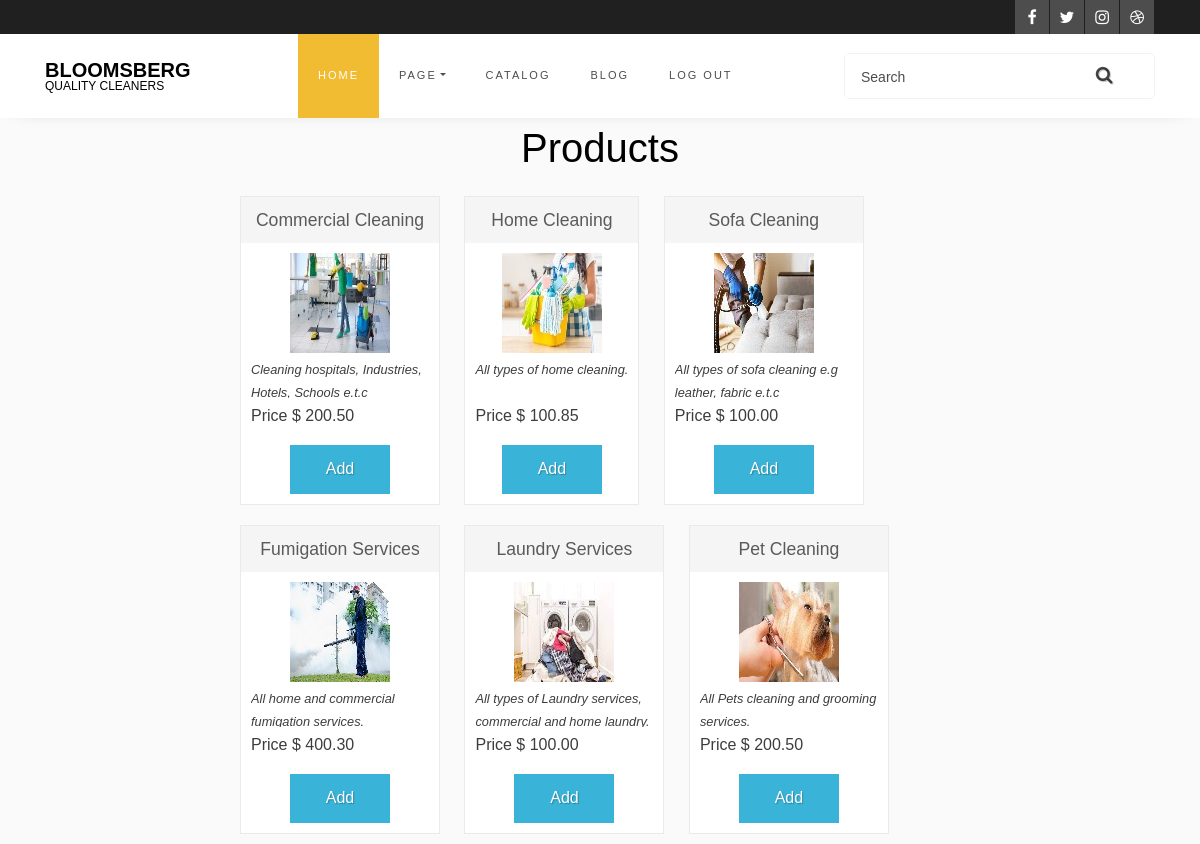
The app's page /site/index.php (signed in) with its own data.
### tables this page shows
CREATE TABLE `products` (
  `id` int(11) NOT NULL,
  `product_code` varchar(60) NOT NULL,
  `product_name` varchar(60) NOT NULL,
  `product_desc` tinytext NOT NULL,
  `product_img_name` varchar(60) NOT NULL,
  `price` decimal(10,2) NOT NULL
);

### site/config.php (called while the page is built, shortened)
<?php
$currency = '&#x24; ';
?>

### site/index.php (the view, shortened to what this page needs)
<?php
include_once("config.php");
$current_url = urlencode($url="http://".$_SERVER['HTTP_HOST'].$_SERVER['REQUEST_URI']);
?>
<!DOCTYPE html>
<html>
<head>
<link href="style/style.css" rel="stylesheet" type="text/css">
</head>
<body>
<?php
	include("header.php");
?>
<h1 align="center">Products </h1>
<?php
$results = $mysqli->query("SELECT product_code, product_name, product_desc, product_img_name, price FROM products ORDER BY id ASC");
if($results){
$products_item = '<ul class="products">';
while($obj = $results->fetch_object())
{
$products_item .= <<<EOT
	<li class="product">
	<form method="post" action="cart_update.php">
	<div class="product-content"><h3>{$obj->product_name}</h3>
	<div class="product-thumb"><img src="images/{$obj->product_img_name}"></div>
	<div class="product-desc">{$obj->product_desc}</div>
	<div class="product-info">
	Price {$currency}{$obj->price}
	<fieldset>
	<label>
		<span></span>
		<input type="hidden" size="2" maxlength="2" name="product_qty" value="1" />
	</label>
	</fieldset>
	<input type="hidden" name="product_code" value="{$obj->product_code}" />
	<input type="hidden" name="type" value="add"/>
	<input type="hidden" name="return_url" value="{$current_url}" />
	<div align="center"> <button type="submit" class="add_to_cart">Add</button></div>
	</div></div>
	</form>
	</li>
EOT;
}
$products_item .= '</ul>';
echo $products_item;
}
?>
</body>
</html>

### site/header.php (shortened to what this page needs)
<!doctype html>
<html lang="en">
  <head>
	<link rel="stylesheet" href="https://stackpath.bootstrapcdn.com/font-awesome/4.7.0/css/font-awesome.min.css">
	<link rel="stylesheet" href="css/style.css">
	</head>
	<body>
	<section class="futco-section">
		<div class="wrap">
			<div class="container">
				<div class="row justify-content-between">
						<div class="col d-flex justify-content-end">
							<div class="social-media">
				    		<p class="mb-0 d-flex">
				    			<a href="#" class="d-flex align-items-center justify-content-center"><span class="fa fa-facebook"><i class="sr-only">Facebook</i></span></a>
				    			<a href="#" class="d-flex align-items-center justify-content-center"><span class="fa fa-twitter"><i class="sr-only">Twitter</i></span></a>
				    			<a href="#" class="d-flex align-items-center justify-content-center"><span class="fa fa-instagram"><i class="sr-only">Instagram</i></span></a>
				    			<a href="#" class="d-flex align-items-center justify-content-center"><span class="fa fa-dribbble"><i class="sr-only">Dribbble</i></span></a>
				    		</p>
			        </div>
						</div>
				</div>
			</div>
		</div>
		<nav class="navbar navbar-expand-lg navbar-dark ftco_navbar bg-dark ftco-navbar-light" id="ftco-navbar">
	    <div class="container">
	    	<a class="navbar-brand" href="index.html">Bloomsberg <span>Quality Cleaners</span></a>
	    	<form action="#" class="searchform order-sm-start order-lg-last">
          <div class="form-group d-flex">
            <input type="text" class="form-control pl-3" placeholder="Search">
            <button type="submit" placeholder="" class="form-control search"><span class="fa fa-search"></span></button>
          </div>
        </form>
	      <div class="collapse navbar-collapse" id="ftco-nav">
	        <ul class="navbar-nav m-auto">
	        	<li class="nav-item active"><a href="#" class="nav-link">Home</a></li>
	        	<li class="nav-item dropdown">
              <a class="nav-link dropdown-toggle" href="#" id="dropdown04" data-toggle="dropdown" aria-haspopup="true" aria-expanded="false">Page</a>
            </li>
	        	<li class="nav-item"><a href="#" class="nav-link">Catalog</a></li>
	        	<li class="nav-item"><a href="#" class="nav-link">Blog</a></li>
	          <li class="nav-item"><a href="../logout.php" class="nav-link">Log Out</a></li>
	        </ul>
	      </div>
	    </div>
	  </nav>
	</section>
	</body>
</html>

### site/style/style.css (style rules this page uses)
body { margin: 0px; padding: 0px; font-family: Georgia, "Times New Roman", Times, serif; }
h1, h2, h3 { font-family: "Trebuchet MS", Arial, Helvetica, sans-serif; }
ul.products { padding: 0; margin: 0; max-width: 740px; margin-left: auto; margin-right: auto; }
ul.products li { display: inline-block; max-width: 200px; padding: 10px; background-color: #FFFFFF; margin: 10px; border: 1px solid #EAEAEA; color: #3D3D3D; }
ul.products li h3 { margin: -10px -10px 10px -10px; padding: 10px; text-align: center; background-color: #F5F5F5; font-family: "Trebuchet MS", Arial, Helvetica, sans-serif; font-size: 1.1em; color: #5A5A5A; }
ul.products li fieldset { border: none; padding: 5px 5px 5px 0px; margin: 0; }
button, .button { background-color: #39b3d7; min-width: 100px; border: none; padding: 10px; border-radius: 10px; display: inline-block; text-align: center; cursor: pointer; text-decoration: none; color: #FFF; min-height: 15px; font: 12px/15px Arial, Helvetica, sans-serif; text-shadow: 1px 1px 1px rgba(0, 0, 0, 0.26); border-radius: 3px; }
.product-thumb { text-align:center; }
.product-desc { font-style: italic; font-size: 0.8em; margin-bottom: 4px; height: 40px; overflow: hidden; margin-top: 5px; }

### records on screen
products: product_name "Commercial Cleaning", product_img_name (picture), product_desc "Cleaning hospitals, Industries, Hotels, Schools e.t.c", price "200.50"
products: product_name "Home Cleaning", product_img_name (picture), product_desc "All types of home cleaning.", price "100.85"
products: product_name "Sofa Cleaning", product_img_name (picture), product_desc "All types of sofa cleaning e.g leather, fabric e.t.c", price "100.00"
products: product_name "Fumigation Services", product_img_name (picture), product_desc "All home and commercial fumigation services.", price "400.30"
products: product_name "Laundry Services", product_img_name (picture), product_desc "All types of Laundry services, commercial and home laundry.", price "100.00"
products: product_name "Pet Cleaning", product_img_name (picture), product_desc "All Pets cleaning and grooming services.", price "200.50"
